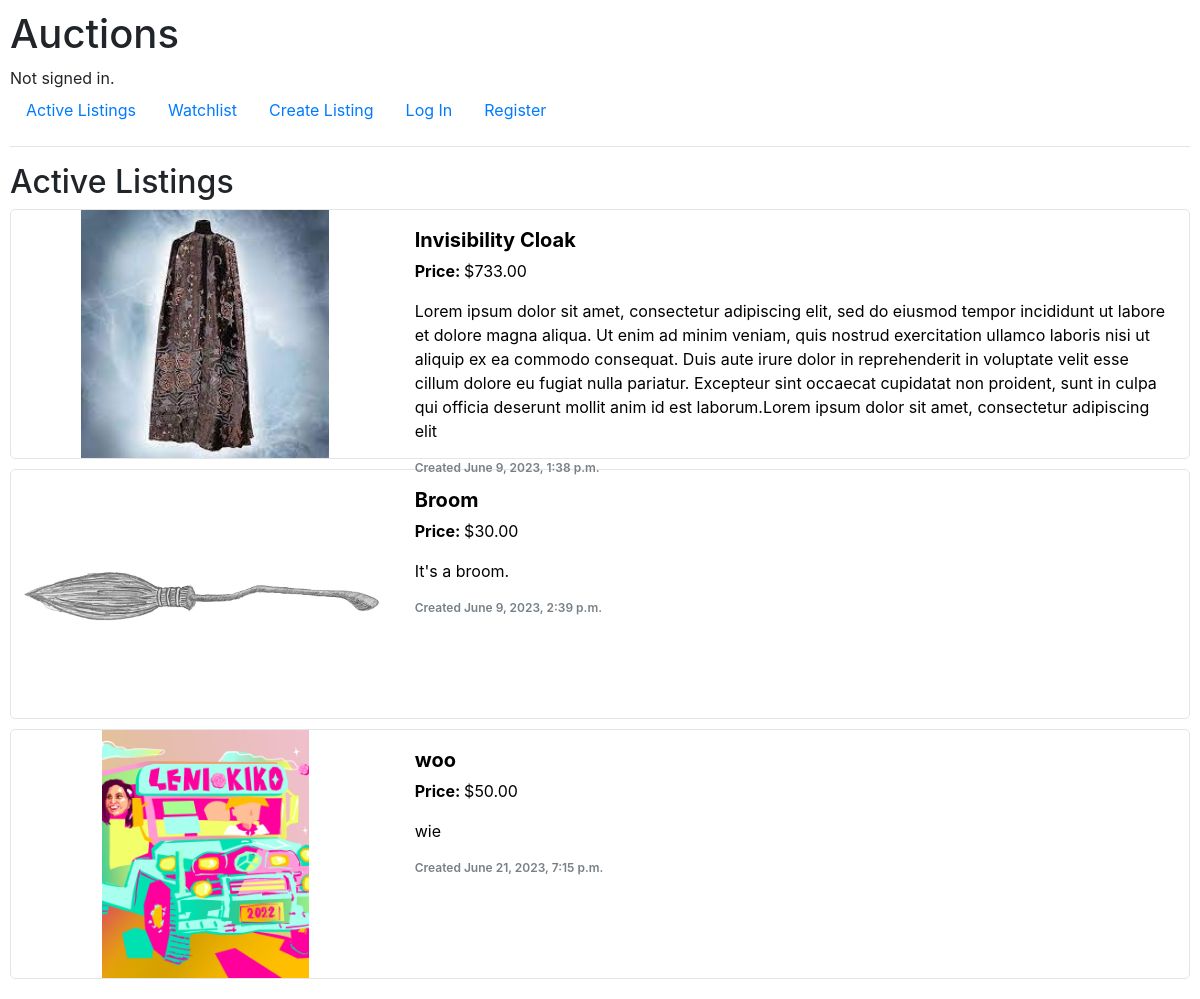
The page /listings on the database as committed earlier.
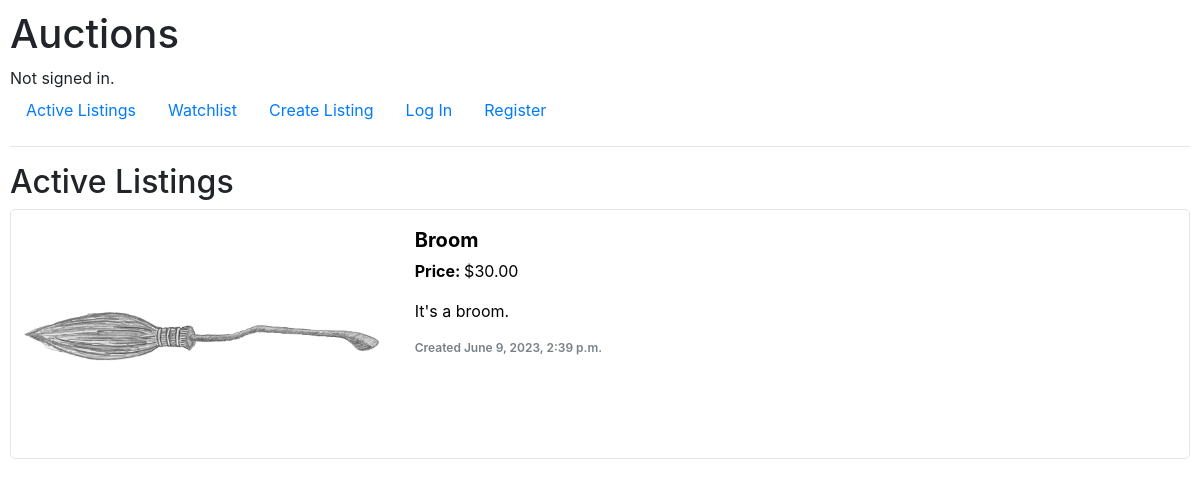
The same page on the database as committed later.
### auctions/models.py (models this page shows, shortened)
class Listing(models.Model):
    name = models.CharField(max_length=64)
    category = models.ForeignKey(Category, on_delete=models.RESTRICT)
    image = models.ImageField(upload_to="auctions/static/auctions")
    lister = models.ForeignKey(User, on_delete=models.CASCADE, related_name="listings")
    description = models.TextField(null=True, blank=True, max_length=500)
    time = models.DateTimeField(auto_now_add=True)
    start_price = models.DecimalField(decimal_places=2, max_digits=10)
    is_active = models.BooleanField()
    def image_name(self):
        dir = self.image.name.split("/")
        return dir[-1]
    def highest_bid(self):
        highest_bid_instance = self.bids.order_by('-bid').first()
        if highest_bid_instance:
            return highest_bid_instance.bid
        return self.start_price
    def __str__(self):
        return f"{self.name}"

class Bid(models.Model):
    bidder = models.ForeignKey(User, on_delete=models.CASCADE)
    bid = models.DecimalField(decimal_places=2, max_digits=10)
    listing = models.ForeignKey(Listing, on_delete=models.CASCADE, related_name="bids")

### auctions/views.py (the view)
# urls.py: path("listings", views.index, name="index"),
def index(request):
    listings = Listing.objects.filter(is_active=True).all()
    return render(request, "auctions/index.html", {
        "listings": listings
    })

### auctions/templates/auctions/index.html
{% extends "auctions/layout.html" %}
{% block body %}
    <h2>Active Listings</h2>
        {% for listing in listings %}
        <a class="listing-container" href="{% url 'listing' listing_id=listing.id %}">
            <img src="/static/auctions/{{ listing.image_name }}" alt="Image of {{ listing.name }}">
            <div class="listing-text">
                <p class="listing-name">{{ listing }}</p>
                <p><b>Price: </b>${{ listing.highest_bid }}</p>
                <p>{{ listing.description }}</p>
                <p class="listing-time">Created {{ listing.time }}</p>
            </div>
        </a>
        {% endfor %}
{% endblock %}

Rows that differ between the two databases and show on the page:
no longer on this page (row edited): Listing: image_name (picture), name "Invisibility Cloak", highest_bid "733.00", description "Lorem ipsum dolor sit amet, consectetur adipiscing elit, sed do eiusmod tempor incididunt ut labore et dolore magna aliqua. Ut enim ad minim veniam, quis nostrud exercitation ullamco laboris nisi ut aliquip ex ea commodo consequat. Duis aute irure dolor in reprehenderit in voluptate velit esse cillum dolore eu fugiat nulla pariatur. Excepteur sint occaecat cupidatat non proident, sunt in culpa qui officia deserunt mollit anim id est laborum.Lorem ipsum dolor sit amet, consectetur adipiscing elit", time "June 9, 2023, 1:38 p.m."
no longer on this page (row edited): Listing: image_name (picture), name "woo", highest_bid "50.00", description "wie", time "June 21, 2023, 7:15 p.m."
